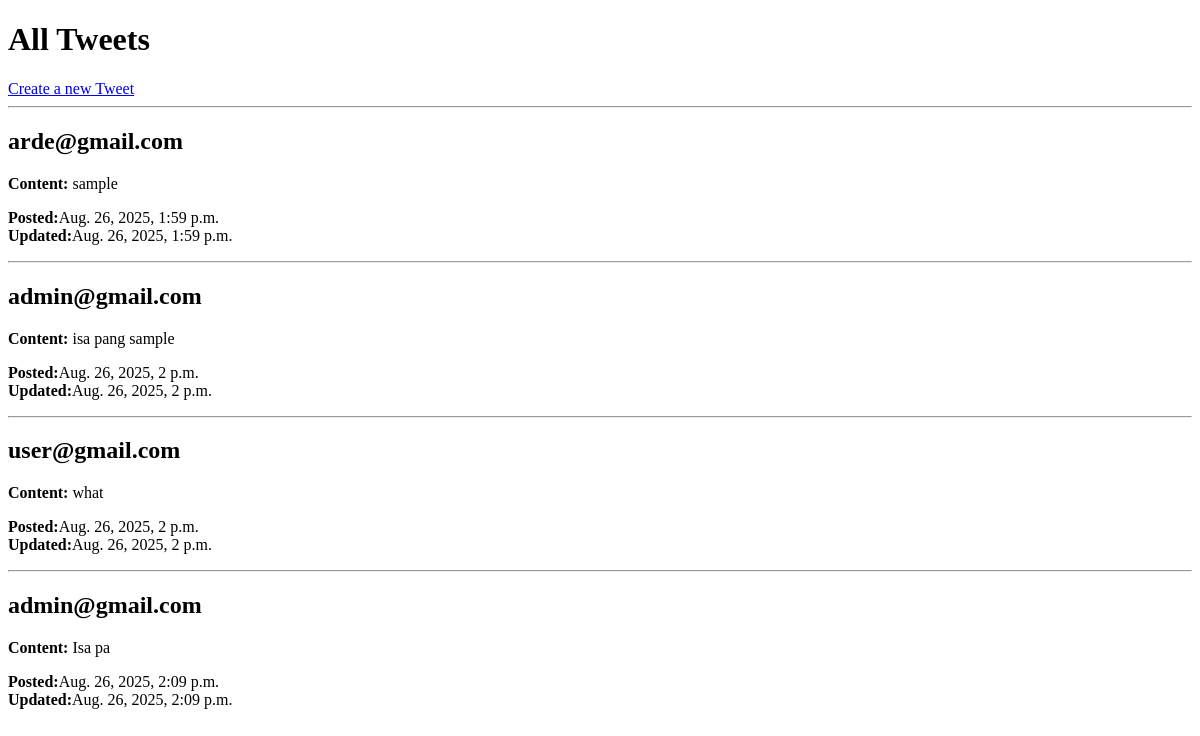
The app's page /tweets/, older data.
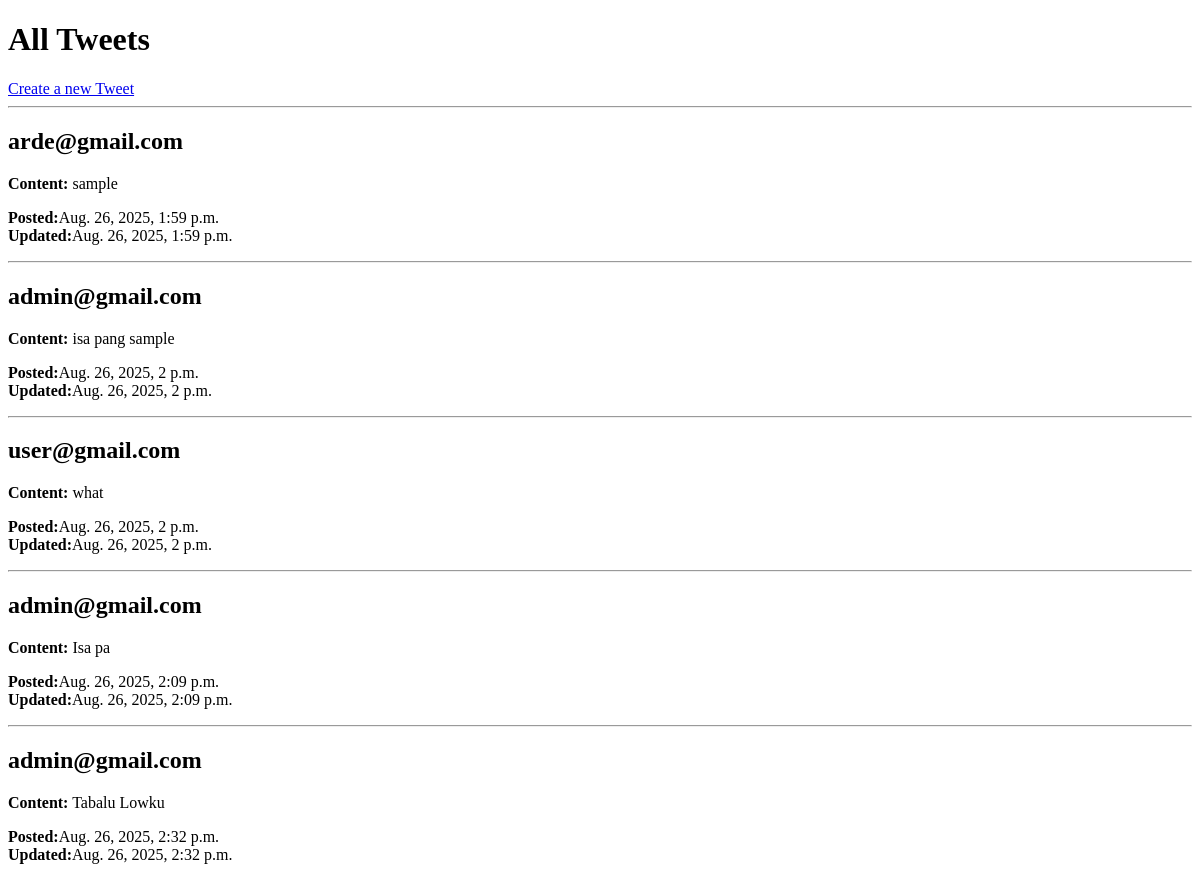
The same page, newer data.
### Tweets/models.py (models this page shows, shortened)
class Tweet(models.Model):
    user = models.ForeignKey(settings.AUTH_USER_MODEL, on_delete=models.CASCADE)
    content = models.TextField()
    created_at = models.DateTimeField(auto_now_add=True)
    updated_at = models.DateTimeField(auto_now=True)

### accounts/models.py (models this page shows, shortened)
class User(AbstractUser):
    email = models.EmailField(max_length=254, unique=True)
    active = models.BooleanField(default=True)
    is_staff = models.BooleanField(default=True)
    timestamp = models.DateTimeField(auto_now_add=True)
    USERNAME_FIELD = 'email'
    REQUIRED_FIELDS = []
    objects = UserManager()
    def __str__(self):
        return self.email

### Tweets/views.py (the view)
# urls.py: path('tweets/', TweetListView.as_view(), name='list_view'),
class TweetListView(ListView):
    model = Tweet
    template_name = "list_view.html"
    context_object_name = "tweets"
    queryset = Tweet.objects.all()

### templates/list_view.html (shortened to what this page needs)
<!DOCTYPE html>
<html lang="en">
<head>
</head>
<body>
    <h1>All Tweets</h1>
    <a href="{% url 'create' %}">Create a new Tweet</a>
    {% for tweet in tweets %}
        <hr>
        <h2><strong>{{ tweet.user }}</strong></h2>
        <p>
            <strong>Content:</strong> {{ tweet.content }}
        </p>
        <p>
            <strong>Posted:</strong>{{ tweet.created_at }}<br>
            <strong>Updated:</strong>{{ tweet.updated_at }}
        </p>
    {% empty %}
        <p>No tweets have been posted yet.</p>
    {% endfor %}
</body>
</html>

Row changes from the older to the newer data that the page shows:
added Tweet: user "admin@gmail.com", content "Tabalu Lowku", created_at "Aug. 26, 2025, 2:32 p.m.", updated_at "Aug. 26, 2025, 2:32 p.m."
